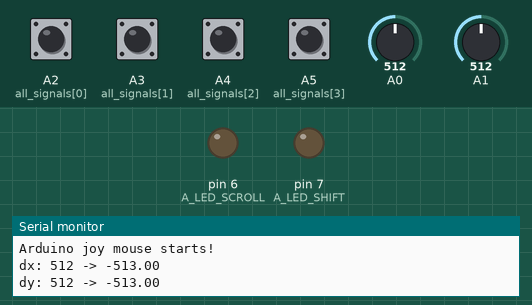
A sketch run on a simulated Arduino Micro, built with avr-gcc and run on an emulated ATmega32U4. Shown: output pins drawn as LEDs (lit = HIGH), the last lines printed to the serial monitor. Dashed ring = blinking. The test bench sets the inputs (shaded band); at power-on: A2 (all_signals[0]), A3 (all_signals[1]), A4 (all_signals[2]), A5 (all_signals[3]) HIGH, A0 = 512, A1 = 512. USB keyboard and mouse output is not drawn.

Above: at 1.2 s.
1.3 s: A4 (all_signals[2]) pulled LOW for 1 s
At 3.4 s:
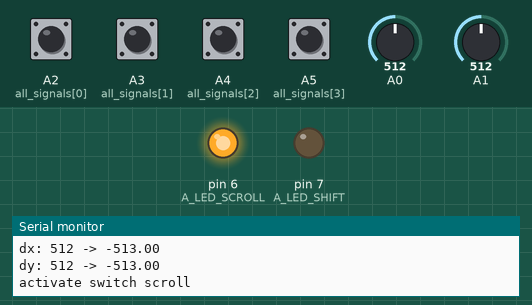
3.8 s: A5 (all_signals[3]) pulled LOW for 1 s
At 3.98 s:
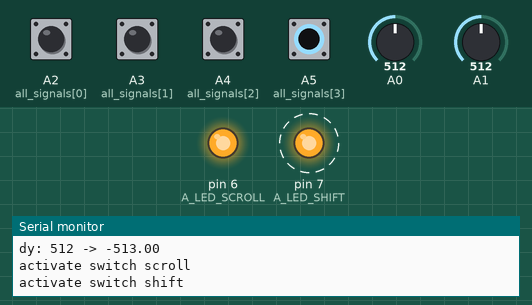
13.0 s: A4 (all_signals[2]) pulled LOW for 0.15 s
At 13.6 s:
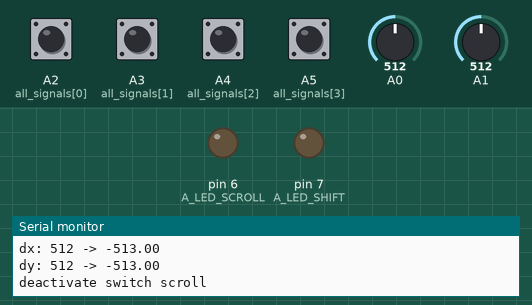
Timing chart, 0 to 15.6 s (numbered marks = the images above; inputs shaded):
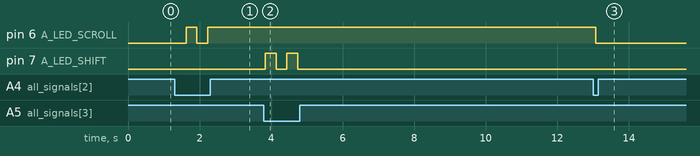

Measured:
- after the input at 1.3 s, pin 6 (A_LED_SCROLL): LOW → HIGH after 0.32 s, → LOW 0.30 s later, → HIGH 0.30 s later
- after the input at 3.8 s, pin 7 (A_LED_SHIFT): alternates HIGH for 0.30 s and LOW for 0.30 s, 4 changes in all, then stays LOW, starting at once
- after the input at 13.0 s, pin 6 (A_LED_SCROLL): HIGH → LOW after 0.08 s

The sketch:

autonabee_mousejoy.ino
```cpp
#include "HID-Project.h"
#include "EEPROM.h"

/*
Script to use with an arduino micro, hooked to 4 switches and a joystick.

the goal is to emulate a mouse, two buttons will behave as left and right mouse clicks,
two buttons will toggle shift mode (left key pressed) or scroll mode (moving the joystick will scroll instead of moving the mouse).

The behaviour can be customized by sending commands to the board via tty or with the helper python script (TODO).
EXPECTED COMMANDS:
- `CALIBRATE` to send while leaving the joystick untouched while the systems calibrate.
- `DEFAULTS`
- `HELP`
- `SET <X> <Y>` where Y is an integer or a float and X must be one of
  - int DEADZONE: a value between 0 and 512, all joystick input under this range will be ignored.
  - int MOVEFLAG: 0 indicates to move the mouse using a linear scale, 1 in a logarithmic scale.
  - float SPEED : used if MOVEMOD = 0, determines the speed of the mouse. SPEED * analog signal from joystick
  - float LOGSPEED: used if MOVEMOD = 1, LOGSPEED * signOf(signal) * log10(1 + abs(signal)* LOGW)
  - float LOGW: used if MOVEMOD = 1, see LOGSPEED


EEPROM MEMORY
0 int DX OFFSET
2 int DY OFFSET
4 int DEADZONE
6 int MOVEFLAG
8 float SPEED
12 float LOGSPEED
16 float LOGW

*/

#define CALIBRATE "CALIBRATE"
const int ADR_DX_OFS = 0;
const int ADR_DY_OFS = 2;
const int ADR_DEADZONE = 4;
const int ADR_MOVEFLAG = 6;
const int ADR_SPEED = 8;
const int ADR_LOGSPEED = 12;
const int ADR_LOGW = 16;


const int DEFAULT_OFFSET = 1024/2;
const int DEFAULT_DEADZONE = 50;
const int DEFAULT_MOVEFLAG = 0;
const float DEFAULT_SPEED = 8.0;
const float DEFAULT_LOGSPEED = 1.0;
const float DEFAULT_LOGW = 1024*9;

int dx_ofs = 0;
int dy_ofs = 0;
int deadzone = 0;
int moveflag = 0;
float speed = 0;
float logspeed = 0;
float logw = 0;


void load_values_from_EEPROM() {
  EEPROM.get(ADR_DX_OFS, dx_ofs);
  EEPROM.get(ADR_DY_OFS, dy_ofs);
  EEPROM.get(ADR_DEADZONE, deadzone);
  EEPROM.get(ADR_MOVEFLAG, moveflag);
  EEPROM.get(ADR_SPEED, speed);
  EEPROM.get(ADR_LOGSPEED, logspeed);
  EEPROM.get(ADR_LOGW, logw);

}

void write_defaults_to_EEPROM() {
  EEPROM.put(ADR_DX_OFS, DEFAULT_OFFSET);
  EEPROM.put(ADR_DY_OFS, DEFAULT_OFFSET);
  EEPROM.put(ADR_DEADZONE, DEFAULT_DEADZONE);
  EEPROM.put(ADR_MOVEFLAG, DEFAULT_MOVEFLAG);
  EEPROM.put(ADR_SPEED, DEFAULT_SPEED);
  EEPROM.put(ADR_LOGSPEED, DEFAULT_LOGSPEED);
  EEPROM.put(ADR_LOGW, DEFAULT_LOGW);
  load_values_from_EEPROM();
  Serial.println("RESET TO DEFAULTS SETTINGS");
}

void calibrate() {
  EEPROM.put(ADR_DX_OFS, analogRead(A1));
  EEPROM.put(ADR_DY_OFS, analogRead(A0));

  Serial.print("Calibrated with ");
  Serial.print(analogRead(A1));
  Serial.print("-");
  Serial.println(analogRead(A0));
}

void print_tick(String name, String s) {
      Serial.print(name);
      Serial.print(": '");
      Serial.print(s);
      Serial.println("'");
}

const int iter_size = 5;
const int adr_iter[] = {
  ADR_DEADZONE,
  ADR_MOVEFLAG,
  ADR_SPEED,
  ADR_LOGSPEED,
  ADR_LOGW,
};

const String commands_iter[] = {
  "DEADZONE",
  "MOVEFLAG",
  "SPEED",
  "LOGSPEED",
  "LOGW",
};

const bool is_int_iter[] = {
  true,
  true,
  false,
  false,
  false,
};

// Parses and handles commands.
void handle_serial_communication() {
  while (Serial.available() > 0) {
    String command = Serial.readString();

    if (command.indexOf(CALIBRATE) != -1) {
        calibrate();
    }
    else if (command.indexOf("DEFAULTS") != -1) {
      write_defaults_to_EEPROM();
    }
    else {
      int space = command.indexOf(" ");
      if (space == -1) {
          Serial.print("Command invalid: ");
          Serial.println(command);
      }
      String set_part = command.substring(0, space);
      String rest = command.substring(space + 1); // we skip the space itself
      //print_tick("first word", set_part);
      if (!set_part.equals("SET")) {
          Serial.print("EXPECTED SET, FOUND: ");
          Serial.println(set_part);
          continue;
      }

      space = rest.indexOf(" ");
      if (space == -1) {
          Serial.println("Expected VARIABLE VALUE");
          Serial.print("received: ");
          Serial.println(command);
      }

      String variable = rest.substring(0, space);
      String value = rest.substring(space + 1);

      //print_tick("variable", variable);
      //print_tick("value", value);

      int int_value = value.toInt();
      float float_value = value.toFloat();

      if (int_value == 0) {
        Serial.println("Value may be invalid: using 0.");
//        Serial.println(value);
//        Serial.println("Expected an integer > 0");
//        continue;
      } else if (float_value == 0.0) {
        Serial.println("Value may be invalid: using 0.");
//        Serial.println(value);
//        Serial.println("Expected an float > 0");
//        continue;
      }

      bool matched = false;
      for (int i = 0; i < iter_size; i++) {
        int addr = adr_iter[i];
        String command = commands_iter[i];
        bool is_int = is_int_iter[i];
        if (variable.equals(command)) {
          Serial.print("Set ");
          Serial.print(command);
          Serial.print(" to ");

          if (is_int) {
            EEPROM.put(addr, int_value);
            Serial.println(int_value);
          }
          else {
            EEPROM.put(addr, float_value);
            Serial.println(float_value);
          }
          matched = true;
          load_values_from_EEPROM();
          break;
        }
      }
      if (!matched) {
        Serial.print("Expected ");
        for (int i = 0; i < iter_size ;i++) {
          if (i != 0) {Serial.print("or ");}
          Serial.print(commands_iter[i]);
        }
        Serial.print("received: ");
        Serial.println(variable);
      }
    }
  }
}


int all_signals_length = 4;
int all_signals[] = { A2, A3, A4, A5 }; // used by the switches
int buttons_debounce[] = {0, 0, 0, 0}; // used to store the debounce timer
const int debounce_delay = 300; // in milliseconds

int button_lengths = 2;
int button_signals[] = {A2, A3};
bool button_pressed[] = {false, false};
int buttons_id[] = {MOUSE_LEFT, MOUSE_RIGHT};

int switches_lengths = 2;
int switch_scroll_idx = 0;
int switches_signals[] = {A4, A5};
bool switches_toggled[] = {false, false};

#define SwitchScroll 0
#define SwitchShift 1
int switches_id[] = {
  SwitchScroll,
  SwitchShift
};
const int A_LED_SCROLL = 6;
const int A_LED_SHIFT = 7;

void setup() {
  load_values_from_EEPROM();
  while (!Serial) {}
  print_tick("X offset", String(dx_ofs));
  print_tick("Y offset", String(dy_ofs));
  print_tick("Speed", String(speed));
  print_tick("Deadzone", String(deadzone));
  print_tick("MoveFlag", String(moveflag));

  // we init all the inputs.
  for (int i = 0; i < all_signals_length; i++) {
    pinMode(all_signals[i], INPUT_PULLUP); // pas besoin de resistances pour les switchs.
  }
  pinMode(A_LED_SCROLL, OUTPUT);
  pinMode(A_LED_SHIFT, OUTPUT);

  Serial.begin(9600);
  Serial.println("Arduino joy mouse starts!");

  // Sends a clean report to the host.
  Mouse.begin();
  Keyboard.begin();
}

int print_debounce = 0;
int mouse_report_debounce = 0;
void loop() {
  handle_serial_communication();

  for (int i = 0; i < button_lengths; i++) {
    if (!digitalRead(button_signals[i]) and not button_pressed[i] and buttons_debounce[i] < millis()) {
      buttons_debounce[i] = millis() + debounce_delay;
      button_pressed[i] = true;
      Mouse.press(buttons_id[i]);
      Serial.print("button press: ");
      Serial.print(i);
      Serial.print("\n");
    }
    else if (digitalRead(button_signals[i]) and button_pressed[i]) {
      button_pressed[i] = false;

      Mouse.release(buttons_id[i]);
      Serial.print("release: ");
      Serial.print(i);
      Serial.print("\n");
    }
  }


  bool scroll_mode;
  for (int i = 0; i < switches_lengths; i++) {
      if (!digitalRead(switches_signals[i]) && buttons_debounce[i + 2] < millis() ) { // i + 2 because buttons_debounce arrays starts with two other buttons
        buttons_debounce[i + 2] = millis() + debounce_delay;
        switches_toggled[i] = !switches_toggled[i]; // we toggle the value

        if (switches_id[i] == SwitchScroll) {
          scroll_mode = switches_toggled[i];
          if (!switches_toggled[i]) {
            Keyboard.press(KEY_LEFT_SHIFT);
            digitalWrite(A_LED_SCROLL, HIGH);
            Serial.println("activate switch scroll");
          }
          else {
            Keyboard.release(KEY_LEFT_SHIFT);
            digitalWrite(A_LED_SCROLL, LOW);
            Serial.println("deactivate switch scroll");
          }
        }
        else if (switches_id[i] == SwitchShift) {
          if (switches_toggled[i]) {
            Keyboard.press(KEY_LEFT_SHIFT);
            digitalWrite(A_LED_SHIFT, HIGH);
            Serial.println("activate switch shift");
          }
          else {
            Keyboard.release(KEY_LEFT_SHIFT);
            digitalWrite(A_LED_SHIFT, LOW);
            Serial.println("deactivate switch shift");
          }
        }
      }
  }

  float dx = -(analogRead(A1) - dx_ofs) ;
  float dy = -(analogRead(A0) - dy_ofs) ;
  if (abs(dx) <= deadzone ) {dx = 0.0;}
  if (abs(dy) <= deadzone ) {dy = 0.0;}

  if (print_debounce < millis()) {
    print_debounce = millis() + 2000;
    Serial.print("dx: ");
    Serial.print(analogRead(A0));
    Serial.print(" -> ");
    Serial.println(dx);

    Serial.print("dy: ");
    Serial.print(analogRead(A1));
    Serial.print(" -> ");
    Serial.println(dy);

  }

//  if (mouse_report_debounce < millis()) {
//    mouse_report_debounce = millis() + 20;

    if (scroll_mode)  {
      if (moveflag == 0) {
        Mouse.move(
          dx * speed,
          dy * speed
        );
      }
      else {
        Mouse.move(
          logspeed * signOf(dx) * log10(1 + abs(dx * logw)),
          logspeed * signOf(dy) * log10(1+ abs(dy * logw))
        );
      }
      delay(100);
    }
    else {
      if (dy > 0) {
        Mouse.move(0,0, -2.0);
      }
      else if (dy < 0) {
        Mouse.move(0,0, 2.0);
        }
        delay(100);
    }
  //}
}

int signOf(int i) {
  if (i < 0) { return -1; }
  return +1;
}
```
